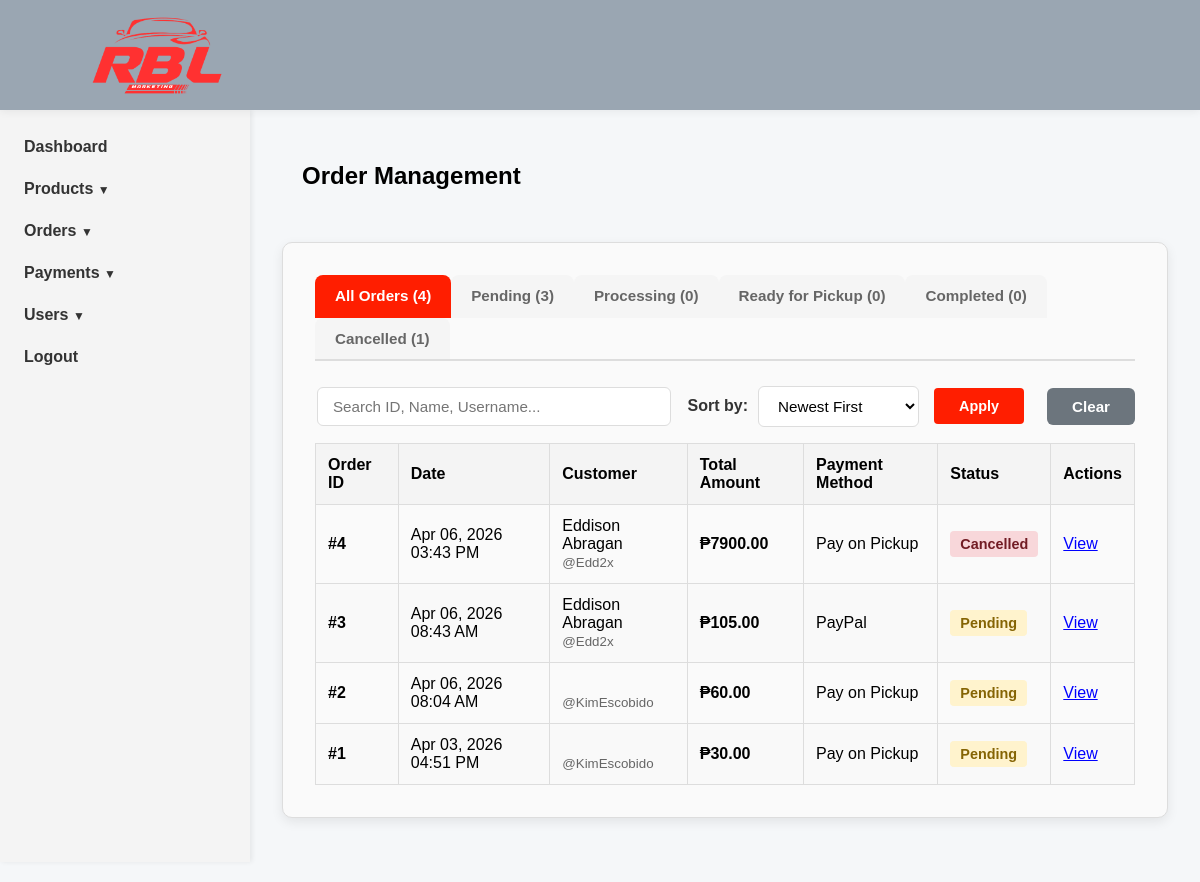
The page /dashboard/orders/ (signed in) on the database its author committed.
### orders/models.py (models this page shows, shortened)
class Order(models.Model):
    PAYMENT_CHOICES = (
        ('Pickup', 'Pay on Pickup'),
        ('Online', 'Online Payment (GCash)'),
    )
    STATUS_CHOICES = (
        ('Pending', 'Pending'),
        ('Processing', 'Processing'),
        ('Ready', 'Ready for Pickup'),
        ('Completed', 'Completed'),
        ('Cancelled', 'Cancelled'),
    )
    user = models.ForeignKey(settings.AUTH_USER_MODEL, on_delete=models.CASCADE)
    total_price = models.DecimalField(max_digits=10, decimal_places=2)
    payment_method = models.CharField(max_length=20, choices=PAYMENT_CHOICES, default='Pickup')
    payment_reference = models.CharField(max_length=100, blank=True, null=True)
    payment_proof = models.ImageField(upload_to='payment_proofs/', blank=True, null=True)
    payment_status = models.CharField(max_length=20, default='Pending')
    status = models.CharField(max_length=20, choices=STATUS_CHOICES, default='Pending')
    created_at = models.DateTimeField(auto_now_add=True)

### accounts/models.py (models this page shows)
class CustomUser(AbstractUser):
    middle_name = models.CharField(max_length=50, blank=True, null=True)
    contact_number = models.CharField(max_length=15, blank=True, null=True)
    address = models.TextField(blank=True, null=True)
    birthdate = models.DateField(blank=True, null=True)

### store_dashboard/views.py (the view, shortened to what this page needs)
# urls.py: path('orders/', views.dashboard_orders, name='dashboard_orders'),
@staff_member_required
def dashboard_orders(request):
    orders = Order.objects.all().order_by('-created_at')
    status_counts = {
        'all': Order.objects.count(),
        'pending': Order.objects.filter(status='Pending').count(),
        'processing': Order.objects.filter(status='Processing').count(),
        'ready': Order.objects.filter(status='Ready').count(),
        'completed': Order.objects.filter(status='Completed').count(),
        'cancelled': Order.objects.filter(status='Cancelled').count(),
    }
    search_query = request.GET.get('search', '')
    status_filter = request.GET.get('status', 'all')
    if status_filter != 'all':
        orders = orders.filter(status=status_filter)
    sort_by = request.GET.get('sort', 'date_desc')
    if sort_by == 'date_asc':
        orders = orders.order_by('created_at')
    elif sort_by == 'date_desc':
        orders = orders.order_by('-created_at')
    elif sort_by == 'amount_asc':
        orders = orders.order_by('total_price')
    elif sort_by == 'amount_desc':
        orders = orders.order_by('-total_price')
    context = {
        'orders': orders,
        'current_status': status_filter,
        'status_counts': status_counts,
        'search': search_query,
        'sort_by': sort_by,
    }
    return render(request, 'store_dashboard/dashboard_orders.html', context)

### catalog/context_processors.py (called while the page is built)
def global_nav_data(request):
    return {
        'nav_categories': Category.objects.all(),
        'nav_brands': Brand.objects.all(),
    }

### store_dashboard/templates/store_dashboard/dashboard_orders.html (shortened to what this page needs)
{% extends 'store_dashboard/base_admin.html' %}
{% load static %}
{% block content %}
<main>
    <div class="add-button-section">
        <h2>Order Management</h2>
    </div>
    <div class="admin-products-container">
        <div class="order-tabs">
            <a href="?status=all&sort={{ sort_by }}&search={{ search }}"
               class="order-tab {% if current_status == 'all' or not current_status %}active{% endif %}">
                All Orders ({{ status_counts.all }})
            </a>
            <a href="?status=Pending&sort={{ sort_by }}&search={{ search }}"
               class="order-tab {% if current_status == 'Pending' %}active{% endif %}">
                Pending ({{ status_counts.pending }})
            </a>
            <a href="?status=Processing&sort={{ sort_by }}&search={{ search }}"
               class="order-tab {% if current_status == 'Processing' %}active{% endif %}">
                Processing ({{ status_counts.processing }})
            </a>
            <a href="?status=Ready&sort={{ sort_by }}&search={{ search }}"
               class="order-tab {% if current_status == 'Ready' %}active{% endif %}">
                Ready for Pickup ({{ status_counts.ready }})
            </a>
            <a href="?status=Completed&sort={{ sort_by }}&search={{ search }}"
               class="order-tab {% if current_status == 'Completed' %}active{% endif %}">
                Completed ({{ status_counts.completed }})
            </a>
            <a href="?status=Cancelled&sort={{ sort_by }}&search={{ search }}"
               class="order-tab {% if current_status == 'Cancelled' %}active{% endif %}">
                Cancelled ({{ status_counts.cancelled }})
            </a>
        </div>
        <form method="get" action="" class="filter-controls" style="margin-bottom:1rem; display: flex; align-items: center; gap: 15px;">
            <div class="search-box" style="flex: 1;">
                <input type="text" name="search" placeholder="Search ID, Name, Username..." value="{{ search }}">
            </div>
            <div class="sort-box">
                <label for="sort">Sort by:</label>
                <select name="sort" id="sort">
                    <option value="date_desc" {% if sort_by == 'date_desc' %}selected{% endif %}>Newest First</option>
                </select>
            </div>
            <button type="submit" class="filter-btn">Apply</button>
            <a href="{% url 'dashboard_orders' %}" class="clear-btn">Clear</a>
        </form>
        <table>
            <thead>
                <tr>
                    <th>Order ID</th>
                    <th>Date</th>
                    <th>Customer</th>
                    <th>Total Amount</th>
                    <th>Payment Method</th>
                    <th>Status</th>
                    <th>Actions</th>
                </tr>
            </thead>
            <tbody>
                {% for order in orders %}
                    <tr>
                        <td><strong>#{{ order.id }}</strong></td>
                        <td>{{ order.created_at|date:"M d, Y h:i A" }}</td>
                        <td>{{ order.user.first_name }} {{ order.user.last_name }}<br><small style="color:#666;">@{{ order.user.username }}</small></td>
                        <td><strong>₱{{ order.total_price|floatformat:2 }}</strong></td>
                        <td>{{ order.get_payment_method_display }}</td>
                        <td>
                            <span style="padding: 5px 10px; border-radius: 4px; font-weight: bold; font-size: 0.9rem;
                                {% if order.status == 'Pending' %}background: #fff3cd; color: #856404;
                                {% elif order.status == 'Processing' %}background: #cce5ff; color: #004085;
                                {% elif order.status == 'Ready' %}background: #d4edda; color: #155724;
                                {% elif order.status == 'Completed' %}background: #e2e3e5; color: #383d41;
                                {% elif order.status == 'Cancelled' %}background: #f8d7da; color: #721c24;{% endif %}">
                                {{ order.status }}
                            </span>
                        </td>
                        <td>
                            <a href="{% url 'dashboard_order_summary' order.id %}" style="color: blue; text-decoration: underline;">View</a>
                        </td>
                    </tr>
                {% empty %}
                    <tr><td colspan='7' style="text-align:center; padding:2rem;">No orders found.</td></tr>
                {% endfor %}
            </tbody>
        </table>
    </div>
</main>
{% endblock %}

### static/css/ownerstyle.css (style rules this page uses)
html, body { margin: 0; padding: 0; box-sizing: border-box; font-family: Arial, Helvetica, sans-serif; background: #f5f7f9; }
main { margin-top: 80px; padding: 2rem; text-align: center; margin-left: 250px; }
.admin-products-container { max-width: 100%; margin: 2rem auto; padding: 2rem; border: 1px solid #ddd; border-radius: 10px; box-shadow: 0 4px 12px rgba(0, 0, 0, 0.08); background: #fafafa; }
.admin-products-container table { width: 100%; border-collapse: collapse; }
.admin-products-container th, .admin-products-container td { border: 1px solid #ddd; padding: 0.75rem; text-align: left; }
.admin-products-container th { background-color: #f4f4f4; font-weight: bold; }
.admin-products-container tr:nth-child(even) { background-color: #f9f9f9; }
.admin-products-container button { padding: 10px 25px; border: none; border-radius: 4px; background-color: #ff1e00; color: white; font-size: 0.9rem; cursor: pointer; transition: background-color 0.3s; margin-right: 0.5rem; }
.filter-btn, .clear-btn { padding: 8px 20px; border: none; border-radius: 4px; font-size: 0.95rem; font-weight: 600; cursor: pointer; text-decoration: none; display: inline-block; transition: all 0.3s; }
.filter-btn { background-color: #ff1e00; color: white; }
.clear-btn { background-color: #6c757d; color: white; }
.order-tabs { display: flex; gap: 0; border-bottom: 2px solid #ddd; margin-bottom: 25px; overflow-x: auto; flex-wrap: wrap; }
.order-tab { padding: 12px 20px; background: #f5f5f5; border: none; cursor: pointer; font-weight: 600; font-size: 0.95rem; color: #666; text-decoration: none; border-top-left-radius: 8px; border-top-right-radius: 8px; transition: all 0.3s; white-space: nowrap; position: relative; }
.order-tab.active { background: #ff1e00; color: white; border-bottom: 2px solid #ff1e00; }
.add-button-section { display: flex; gap: 15px; margin: 20px; margin-top: 30px; flex-wrap: wrap; align-items: center; justify-content: space-between; }
.filter-controls { display: flex; gap: 15px; margin-bottom: 20px; flex-wrap: wrap; align-items: center; }
.search-box { flex: 1; min-width: 250px; }
.search-box input { width: 90%; padding: 10px 15px; border: 1px solid #ddd; border-radius: 6px; font-size: 0.95rem; }
.sort-box { display: flex; align-items: center; gap: 10px; }
.sort-box label { font-weight: 600; color: #333; white-space: nowrap; }
.sort-box select { padding: 10px 15px; border: 1px solid #ddd; border-radius: 6px; font-size: 0.95rem; background: white; cursor: pointer; }
.filter-btn { padding: 10px 25px; background: #ff1e00; color: white; border: none; border-radius: 6px; font-weight: 600; cursor: pointer; transition: all 0.3s; }
.clear-btn { padding: 10px 25px; background: #6c757d; color: white; border: none; border-radius: 6px; font-weight: 600; text-decoration: none; display: inline-block; cursor: pointer; transition: all 0.3s; }

### rows shown on the page
Order: id "4", created_at "Apr 06, 2026 03:43 PM", user.first_name "Eddison", user.last_name "Abragan", user.username "Edd2x", total_price "7900.00", payment_method "Pay on Pickup", status "Cancelled"
Order: id "3", created_at "Apr 06, 2026 08:43 AM", user.first_name "Eddison", user.last_name "Abragan", user.username "Edd2x", total_price "105.00", payment_method "PayPal", status "Pending"
Order: id "2", created_at "Apr 06, 2026 08:04 AM", user.username "KimEscobido", total_price "60.00", payment_method "Pay on Pickup", status "Pending"
Order: id "1", created_at "Apr 03, 2026 04:51 PM", user.username "KimEscobido", total_price "30.00", payment_method "Pay on Pickup", status "Pending"

### other values the page prints
{{ status_counts.all }} "4"
{{ status_counts.pending }} "3"
{{ status_counts.processing }} "0"
{{ status_counts.ready }} "0"
{{ status_counts.completed }} "0"
{{ status_counts.cancelled }} "1"
